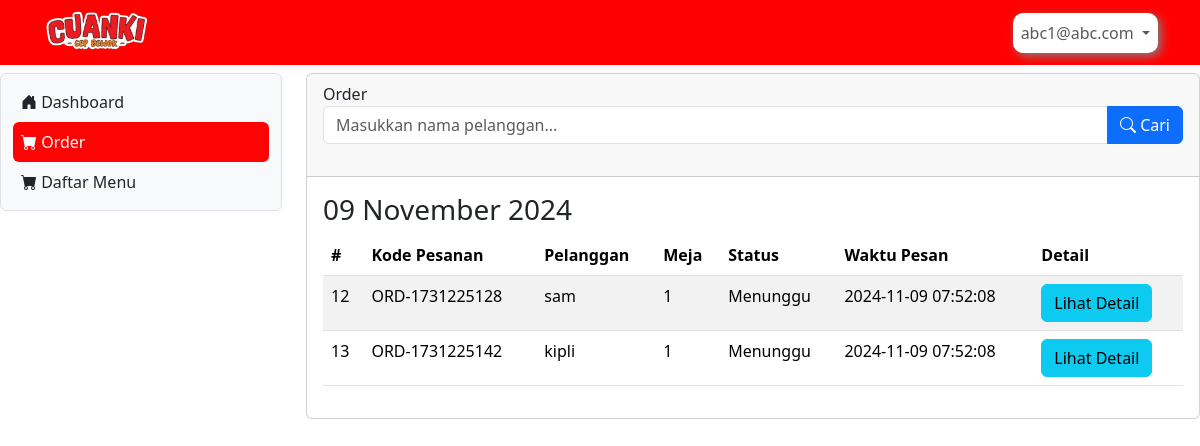
/order (signed in), run on the app's committed database.
### tables this page shows
CREATE TABLE `tb_user` (
  `id` int(11) NOT NULL,
  `username` varchar(255) NOT NULL,
  `password` varchar(255) NOT NULL,
  `alamat` varchar(255) NOT NULL,
  `level` int(11) NOT NULL,
  `nama` varchar(255) NOT NULL,
  `nohp` int(20) NOT NULL
);

CREATE TABLE `orders` (
  `id_order` int(11) NOT NULL,
  `kode_order` varchar(255) DEFAULT NULL,
  `pelanggan` varchar(255) DEFAULT NULL,
  `meja` varchar(255) DEFAULT NULL,
  `pelayan` int(11) NOT NULL,
  `status` varchar(255) DEFAULT NULL,
  `waktu_order` timestamp NOT NULL DEFAULT current_timestamp()
);

### order.php (the view, shortened to what this page needs)
<?php
include 'koneksi.php';
?>
<div class="col-lg-9 mt-2">
    <div class="card">
        <div class="card-header">
            Order
            <form method="POST" action="" class="d-flex mb-4">
                <div class="input-group">
                    <input type="text" name="nama_pelanggan" id="nama_pelanggan" class="form-control" placeholder="Masukkan nama pelanggan..." value="<?php echo isset($_POST['nama_pelanggan']) ? $_POST['nama_pelanggan'] : ''; ?>">
                    <button type="submit" name="search" class="btn btn-primary">
                        <i class="bi bi-search"></i> Cari
                    </button>
                </div>
            </form>
        </div>
        <div class="card-body">
            <?php
            $query = "SELECT * FROM orders WHERE status = 'Menunggu' ORDER BY DATE(waktu_order) DESC, waktu_order DESC";
            $result = mysqli_query($koneksi, $query);
            if (mysqli_num_rows($result) > 0) {
                $previous_date = '';
                while ($row = mysqli_fetch_assoc($result)) {
                    $order_date = date('Y-m-d', strtotime($row['waktu_order']));
                    if ($order_date != $previous_date) {
                        echo '<h3>' . date('d F Y', strtotime($order_date)) . '</h3>';
                        echo '<table class="table table-striped">';
                        echo '<thead><tr><th>#</th><th>Kode Pesanan</th><th>Pelanggan</th><th>Meja</th><th>Status</th><th>Waktu Pesan</th><th>Detail</th>';
                        echo '</tr></thead>';
                        echo '<tbody>';
                    }
                    $id_order = $row['id_order'];
                    echo '<tr>';
                    echo '<td>' . $row['id_order'] . '</td>';
                    echo '<td>' . $row['kode_order'] . '</td>';
                    echo '<td>' . $row['pelanggan'] . '</td>';
                    echo '<td>' . $row['meja'] . '</td>';
                    echo '<td>' . $row['status'] . '</td>';
                    echo '<td>' . $row['waktu_order'] . '</td>';
                    $detailQuery = "SELECT * FROM order_details WHERE id_order = '$id_order'";
                    $detailResult = mysqli_query($koneksi, $detailQuery);
                    $detailData = [];
                    while ($detailRow = mysqli_fetch_assoc($detailResult)) {
                        $detailData[] = $detailRow;
                    }
                    echo '<td>';
                    if (count($detailData) > 0) {
                        echo '<button class="btn btn-info" data-bs-toggle="collapse" data-bs-target="#detail_' . $id_order . '" aria-expanded="false" aria-controls="detail_' . $id_order . '">Lihat Detail</button>';
                    } else {
                        echo 'Tidak ada detail pesanan.';
                    }
                    echo '</td>';
                    echo '</tr>';
                    $previous_date = $order_date;
                }
                echo '</tbody></table>';
            } else {
                echo '<p>Tidak ada pesanan saat ini.</p>';
            }
            ?>
        </div>
    </div>
</div>

### header.php (shortened to what this page needs)
<nav class="navbar navbar-expand sticky-top" style="background-color: #FF0000;">
  <div class="container-lg">
    <img src="Assets/logo_cuanki.png" alt="" style="width: 110px; height: auto;">
    <div class="collapse navbar-collapse justify-content-end" id="navbarNavDropdown">
      <ul class="navbar-nav">
        <?php
        if (!empty($_SESSION['cuanki_viral'])) {
        ?>
          <li class="nav-item dropdown">
            <a class="nav-link dropdown-toggle" href="#" role="button" data-bs-toggle="dropdown" aria-expanded="false" style="background-color: #FFFFFF; border-radius: 10px; box-shadow: 3px 3px 10px grey;">
              <?php
              echo $hasil['username'];
              ?>
            </a>
          </li>
        <?php
        }
        ?>
      </ul>
    </div>
  </div>
</nav>

### data on the page
tb_user: username "abc1@abc.com"
orders: waktu_order "09 November 2024", id_order "12", kode_order "ORD-1731225128", pelanggan "sam", meja "1", status "Menunggu", waktu_order "2024-11-09 07:52:08"
orders: id_order "13", kode_order "ORD-1731225142", pelanggan "kipli", meja "1", status "Menunggu", waktu_order "2024-11-09 07:52:08"
